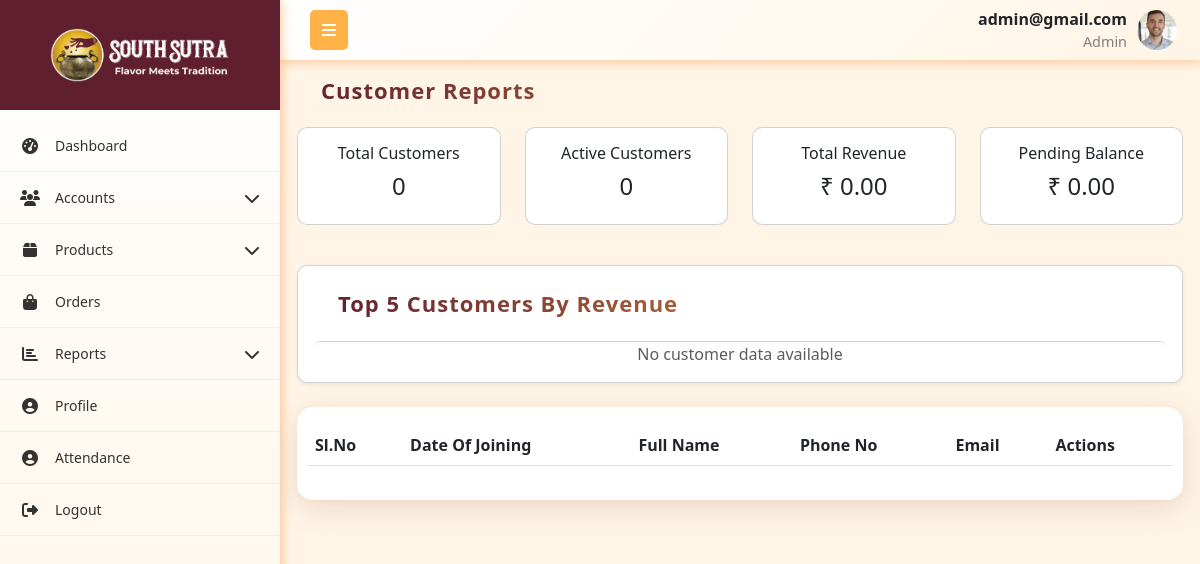
The app's page /reports/customers/ (signed in) with its own data.
### App1/models.py (models this page shows, shortened)
class User(models.Model):
    role = models.ForeignKey(Role,on_delete=models.CASCADE,related_name="role")
    username = models.CharField(max_length=255, unique=True)
    password = models.CharField(max_length=255)
    first_name = models.CharField(max_length=255)
    last_name = models.CharField(max_length=255)
    email = models.EmailField(unique=True)
    phone_number = models.CharField(max_length=15, unique=True)
    address = models.TextField()
    city = models.CharField(max_length=255)
    state = models.CharField(max_length=255)
    pincode = models.CharField(max_length=10)
    is_active = models.BooleanField(default=True)
    created_at = models.DateTimeField(auto_now_add=True)
    updated_at = models.DateTimeField(auto_now=True)
    profile_picture = models.ImageField(upload_to='profile_pictures/', null=True, blank=True)

class Role(models.Model):
    name = models.CharField(max_length=255, unique=True)
    created_at = models.DateTimeField(auto_now_add=True)
    updated_at = models.DateTimeField(auto_now=True)

### App1/views.py (the view)
# urls.py: path('reports/customers/', customer_reports , name='customer_reports'),
def customer_reports(request):
    current_user, role_permission = get_logged_in_user(request)
    if not current_user:
        return redirect('login')
    customers = Customer.objects.all()
    total_customers = customers.count()
    active_customers = customers.filter(is_active=True).count()
    total_orders = Order.objects.count()
    total_revenue = Order.objects.aggregate(total=Sum('grand_total'))['total'] or 0
    pending_balance = Order.objects.aggregate(balance=Sum('balance_due'))['balance'] or 0
    top_customers = (
        customers.annotate(
            total_revenue=Sum('orders__grand_total'),
            total_orders=Count('orders')
        )
        .order_by('-total_revenue')[:5]
    )
    top_customers_list = [
        {
            "name": c.full_name,
            "revenue": float(c.total_revenue or 0),
            "orders": c.total_orders,
            "shop_name": c.shop_name,
            "shop_city":c.shop_city
        }
        for c in top_customers
    ]
    context = {
        'current_user': current_user,
        'role_permission': role_permission,
        'customers': customers,
        'total_customers': total_customers,
        'active_customers': active_customers,
        'total_orders': total_orders,
        'total_revenue': total_revenue,
        'pending_balance': pending_balance,
        'top_customers_list': top_customers_list,
    }
    return render(request, 'company_admin/customer_reports.html', context)

### App1/views.py (called while the page is built)
def get_logged_in_user(request):
    username = request.session.get('current_user')
    if not username:
        return None
    try:
        user = User.objects.get(username=username)
        try:
            role_permission = RolePermissions.objects.get(role=user.role)
        except RolePermissions.DoesNotExist:
            role_permission = None
        return user, role_permission
    except User.DoesNotExist:
        return None, None

### templates/company_admin/customer_reports.html (shortened to what this page needs)
{% extends 'company_admin/base.html' %}
{% load static %}
{% block content %}
<link rel="stylesheet" href="https://cdn.datatables.net/1.13.4/css/dataTables.bootstrap5.min.css">
<link rel="stylesheet" href="https://cdn.datatables.net/responsive/2.4.1/css/responsive.bootstrap5.min.css">
<link rel="stylesheet" href="https://cdnjs.cloudflare.com/ajax/libs/font-awesome/6.4.0/css/all.min.css">
<div class="container mt-1">
    <h5 class="header mb-3">Customer Reports</h5>
        <div class="row mb-4">
            <div class="col-md-3 mb-3">
                <div class="card p-3 text-center">
                    <h6>Total Customers</h6>
                    <h4>{{ total_customers }}</h4>
                </div>
            </div>
            <div class="col-md-3 mb-3">
                <div class="card p-3 text-center">
                    <h6>Active Customers</h6>
                    <h4>{{ active_customers }}</h4>
                </div>
            </div>
            <div class="col-md-3 mb-3">
                <div class="card p-3 text-center">
                    <h6>Total Revenue</h6>
                    <h4>₹ {{ total_revenue|floatformat:2}}</h4>
                </div>
            </div>
            <div class="col-md-3 mb-3">
                <div class="card p-3 text-center">
                    <h6>Pending Balance</h6>
                    <h4>₹ {{ pending_balance|floatformat:2 }}</h4>
                </div>
            </div>
        </div>
        <div class="card shadow-sm p-3 h-100">
            <h5 class="header mb-3">Top 5 Customers By Revenue</h5>
            <div class="list-group">
                {% for c in top_customers_list %}
                <div class="list-group-item d-flex justify-content-between align-items-center">
                    <div>
                        <span class="badge bg-dark rounded-pill me-2">#{{ forloop.counter }}</span>
                        <strong>{{ c.name }}--({{c.shop_name}}-{{c.shop_city}})</strong>
                    </div>
                    <div class="text-end">
                        <div>₹ {{ c.revenue }}</div>
                        <small class="text-muted">{{ c.orders }} Orders</small>
                    </div>
                </div>
                {% empty %}
                <div class="text-center text-muted">No customer data available</div>
                {% endfor %}
            </div>
        </div>
    <div class="table-container mt-4">
        <div class="custom-card">
            <table id="customertable" class="table align-middle" style="width:100%">
                <thead class="table-header">
                    <tr>
                        <th>Sl.No</th>
                        <th>Date Of Joining</th>
                        <th>Full Name</th>
                        <th>Phone No</th>
                        <th>Email</th>
                        <th>Actions</th>
                    </tr>
                </thead>
            </table>
        </div>
    </div>
</div>
{% endblock content %}

### templates/company_admin/base.html (shortened to what this page needs)
{% load static %}
<!DOCTYPE html>
<html lang="en">
<head>
    <link href="https://cdnjs.cloudflare.com/ajax/libs/bootstrap/5.3.0/css/bootstrap.min.css" rel="stylesheet">
    <link href="https://cdnjs.cloudflare.com/ajax/libs/font-awesome/6.4.0/css/all.min.css" rel="stylesheet">
    <link rel="stylesheet" href="https://cdn.datatables.net/1.13.4/css/dataTables.bootstrap5.min.css">
    <link rel="stylesheet" href="https://cdn.datatables.net/responsive/2.4.1/css/responsive.bootstrap5.min.css">
    <link rel="stylesheet" href="{% static 'css/alert.css' %}">
</head>
<body>
    <nav class="top-navbar">
        <div class="navbar-container">
            <div class="navbar-left">
                <button class="sidebar-toggle" id="sidebarToggle">
                    <i class="fas fa-bars"></i>
                </button>
            </div>
            <div class="navbar-right me-2">
                <div class="navbar-user-info">
                    <span class="username">{{current_user.username}}</span>
                    <span class="role">{{current_user.role.name}}</span>
                </div>
                {% if current_user.profile_picture %}
                    <img src="{{ current_user.profile_picture.url }}"
                        alt="{{ current_user.get_full_name }}"
                        class="navbar-profile-img">
                {% else %}
                     <div class="navbar-profile-fallback">
                        {{ current_user.first_name|first|upper }}{{ current_user.last_name|first|upper }}
                    </div>
                {% endif %}
            </div>
        </div>
    </nav>
    <nav class="sidebar" id="sidebar">
        <div class="sidebar-logo-container">
            <img src="{% static 'images/logo.png' %}" alt="Company Logo"  class="logo">
        </div>
        <ul class="nav flex-column sidebar-nav">
            {% if role_permission.dashboard_v %}
            <li class="nav-item">
                <a class="nav-link" href="{% url 'dashboard' %}">
                    <i class="fas fa-tachometer-alt nav-icon"></i>
                    <span class="nav-text">Dashboard</span>
                </a>
            </li>
            {% endif %}
            {% if role_permission.roles_v or role_permission.users_v or role_permission.customer_v %}
            <li class="nav-item">
                <a class="nav-link" href="#">
                    <i class="fas fa-users nav-icon"></i>
                    <span class="nav-text">Accounts</span>
                    <i class="fas fa-chevron-down arrow"></i>
                </a>
            </li>
            {% endif %}
            {% if role_permission.category_v or role_permission.all_products_v or role_permission.daily_production_v or role_permission.inventory_v %}
            <li class="nav-item">
                <a class="nav-link" href="#">
                    <i class="fas fa-box nav-icon"></i>
                    <span class="nav-text">Products</span>
                    <i class="fas fa-chevron-down arrow"></i>
                </a>
            </li>
            {% endif %}
            {% if role_permission.orders_v %}
            <li class="nav-item">
                <a class="nav-link" href="{% url 'order_table' %}">
                    <i class="fas fa-shopping-bag nav-icon"></i>
                    <span class="nav-text">Orders</span>
                </a>
            </li>
            {% endif %}
            {% if role_permission.s_reports_v or role_permission.c_reports_v %}
            <li class="nav-item">
                <a class="nav-link" href="#">
                    <i class="fas fa-chart-bar nav-icon"></i>
                    <span class="nav-text">Reports</span>
                    <i class="fas fa-chevron-down arrow"></i>
                </a>
            </li>
            {% endif %}
            <li class="nav-item">
                <a class="nav-link" href="{% url 'profile' %}">
                    <i class="fas fa-user-circle nav-icon"></i>
                    <span class="nav-text">Profile</span>
                </a>
            </li>
            <li class="nav-item">
                <a class="nav-link" href="{% url 'attendance' %}">
                    <i class="fas fa-user-circle nav-icon"></i>
                    <span class="nav-text">Attendance</span>
                </a>
            </li>
            <li class="nav-item">
                <a class="nav-link" href="{% url 'logout' %}" onclick="return confirm('Are you sure?');" >
                    <i class="fas fa-sign-out-alt nav-icon"></i>
                    <span class="nav-text">Logout</span>
                </a>
            </li>
        </ul>
    </nav>
    <main class="main-content" id="mainContent">
        {% block content %}{% endblock %}
    </main>
</body>
</html>

### templates/company_admin/base.html (style rules this page uses)
:root { --primary-red: #601F2F; --primary-orange: #ffb347; --accent-yellow: #fc3; --light-orange: #fff5e6; --dark-red: #4a1824; --sidebar-width: 280px; --sidebar-collapsed: 60px; }
* { box-sizing: border-box; }
body { font-family: 'Segoe UI', Tahoma, Geneva, Verdana, sans-serif; background-color: #f8f9fa; margin: 0; padding: 0; overflow-x: hidden; }
.top-navbar { background: linear-gradient(135deg, white 0%, var(--light-orange) 100%); box-shadow: 0 2px 10px rgba(255, 106, 0, 0.35); position: fixed; top: 0; left: var(--sidebar-width); right: 0; z-index: 1030; height: 60px; padding: 0; transition: left 0.3s ease; }
.navbar-container { display: flex; align-items: center; justify-content: space-between; height: 100%; padding: 0 15px; max-width: 100%; }
.navbar-left { display: flex; align-items: center; flex-shrink: 0; }
.sidebar-toggle { background: var(--primary-orange); border: none; color: white; padding: 8px 12px; border-radius: 5px; margin-left: 15px; cursor: pointer; }
.navbar-right { flex-shrink: 0; display: flex; align-items: center; gap: 10px; }
.navbar-profile-img { width: 40px; height: 40px; border-radius: 50%; object-fit: cover; }
.navbar-user-info { display: flex; flex-direction: column; align-items: flex-end; }
.navbar-user-info .username { font-weight: 600; }
.navbar-user-info .role { font-size: 0.9rem; color: gray; }
.sidebar { position: fixed; top: 0; left: 0; height: 100vh; width: var(--sidebar-width); background: linear-gradient(180deg, white 0%, var(--light-orange) 100%); transform: translateX(0); transition: width 0.3s ease; z-index: 1040; overflow-y: auto; box-shadow: 2px 0 10px rgba(255, 106, 0, 0.35); display: flex; flex-direction: column; }
.sidebar-logo-container { display: flex; align-items: center; justify-content: center; height: 110px; width: 100%; background-color: #601F2F; margin-bottom: 10px; transition: opacity 0.3s, height 0.3s, margin-bottom 0.3s; }
.sidebar-logo-container .logo { width: 200px; height: auto; background: transparent; padding: 8px 10px; }
.sidebar:not(.collapsed) .sidebar-logo-container { opacity: 1; height: 110px; margin-bottom: 10px; }
.sidebar-nav { padding: 0; margin: 0; list-style: none; flex: 1 1 auto; }
.nav-item { border-bottom: 1px solid rgba(255, 179, 71, 0.2); }
.nav-link { color: #333; padding: 15px 20px; display: flex; align-items: center; text-decoration: none; transition: all 0.3s ease; position: relative; cursor: pointer; }
.nav-icon { width: 20px; margin-right: 15px; text-align: center; font-size: 16px; }
.nav-text { flex-grow: 1; font-size: 14px; }
.arrow { transition: transform 0.3s ease; margin-left: auto; }
.main-content { margin-top: 60px; padding: 5px; transition: margin-left 0.3s ease; min-height: calc(100vh - 60px); }
@media (min-width: 768px) { .sidebar { transform: translateX(0); top: 0; height: 100vh; } }
@media (min-width: 768px) { .main-content { margin-left: var(--sidebar-width); } }

### templates/company_admin/customer_reports.html (style rules this page uses)
:root { --primary-red: #601F2F; --primary-orange: #ffb347; --accent-yellow: #fc3; --light-orange: #fff5e6; --dark-red: #4a1824; --sidebar-width: 280px; --sidebar-collapsed: 60px; }
body { background-color: var(--light-orange); font-family: 'Segoe UI', sans-serif; }
.header { min-width: 30%; color: transparent; font-size: 22px !important; font-weight: 700 !important; border-radius: 12px; padding: 8px 24px !important; letter-spacing: 1px; border: none; background-image: linear-gradient(90deg, var(--primary-red), var(--primary-orange)); -webkit-background-clip: text; -webkit-text-fill-color: transparent; background-clip: text; }
.custom-card { border-radius: 16px; border: none; box-shadow: 0 8px 32px rgba(96,31,47,0.13), 0 1.5px 8px rgba(255,179,71,0.08); padding: 18px 10px; background: #fff; margin-top: 10px; animation: fadeInUp 0.7s ease-out both; }
.card { border-radius: 10px; transition: transform 0.2s; }

### records on screen
User: username "admin@gmail.com", role.name "Admin", profile_picture (picture)

### other values on screen
{{ total_customers }} "0"
{{ active_customers }} "0"
{{ total_revenue|floatformat:2 }} "0.00"
{{ pending_balance|floatformat:2 }} "0.00"
